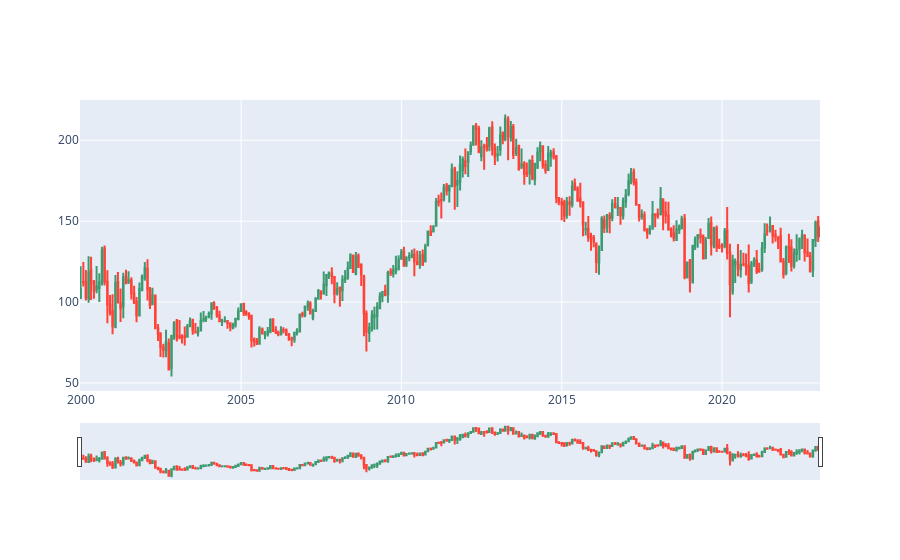

Notebook cell for this chart:
### Code cell
fig.show()

### Figure 1 — Plotly figure (JSON) as saved in the notebook; plotly's stock layout.template omitted (floating-point values rounded to 4 significant figures; data arrays with more than 128 entries replaced by an {"elided": "..."} marker saying what was removed)
{"data": [{"close": {"elided": "278 float values"}, "high": {"elided": "278 float values"}, "low": {"elided": "278 float values"}, "open": {"elided": "278 float values"}, "type": "candlestick", "x": {"elided": "278 str values"}}], "layout": {}}
